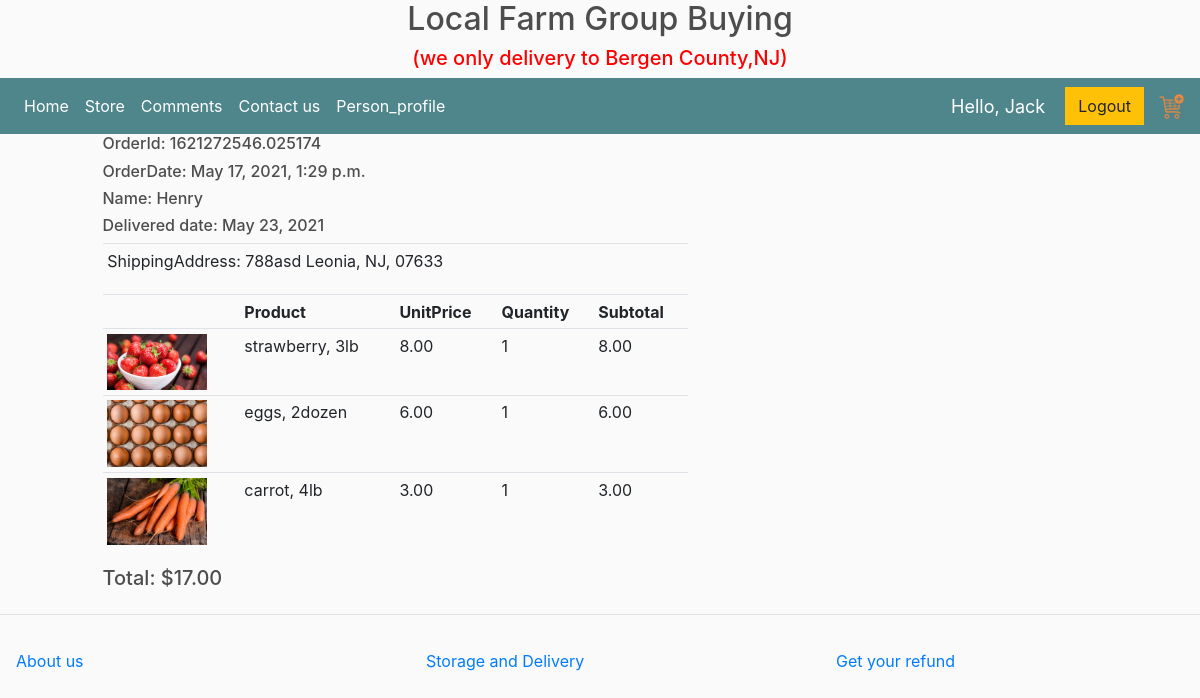
Page /order/43/ (signed in) on the committed database.
### store/models.py (models this page shows, shortened)
class Order(models.Model):
	customer = models.ForeignKey(Customer, on_delete=models.SET_NULL, null=True, blank=True)
	date_ordered = models.DateTimeField(max_length=100, null=True)
	complete = models.BooleanField(default=False)
	transaction_id = models.CharField(max_length=100, null=True)
	delivered = models.BooleanField(default=False)
	delivered_date = models.DateField(max_length=100, null=True,blank=True)
	@property
	def get_cart_total(self):
		orderitems = self.orderitem_set.all()
		total = sum([item.get_total for item in orderitems])
		return total

class Customer(models.Model):
    user = models.OneToOneField(User, null=True, blank=True, on_delete=models.CASCADE)
    name = models.CharField(max_length=200, null=True)
    email = models.EmailField(max_length=200)
    phone = PhoneNumberField()
    profile_pic = models.ImageField(default='touxiang.jpg', null=True, blank=True)
    def __str__(self):
        return self.name

class ShippingAddress(models.Model):
	customer = models.ForeignKey(Customer, on_delete=models.SET_NULL, null=True)
	order = models.ForeignKey(Order, on_delete=models.SET_NULL, null=True)
	address = models.CharField(max_length=200, null=False)
	city = models.CharField(max_length=200, null=False)
	state = models.CharField(max_length=200, null=False)
	zipcode = models.CharField(max_length=200, null=False)

class OrderItem(models.Model):
	product = models.ForeignKey(Product, on_delete=models.SET_NULL, null=True)
	order = models.ForeignKey(Order,  on_delete=models.SET_NULL, null=True)
	quantity = models.IntegerField(default=0, null=True, blank=True)
	@property
	def get_total(self):
		total = self.product.price * self.quantity
		return total

class Product(models.Model):
	CATEGORY = (
		('Vegetables', 'Vegetables'),
		('Fruits', 'Fruits'),
		('Eggs', 'Eggs'),
	)
	name = models.CharField(max_length=200)
	category = models.CharField(max_length=200, null=True, choices=CATEGORY)
	price = models.FloatField()
	describe = models.CharField(max_length=1000)
	image = models.ImageField(null=True, blank=True)
	def __str__(self):
		return self.name
	@property
	def imageURL(self):
		try:
			url = self.image.url
		except:
			url = ''
		return url

### store/decorators.py (the view)
		def wrapper_func(request, *args, **kwargs):
			group = None
			if request.user.groups.exists():
				group = request.user.groups.all()[0].name
			if group in allowed_roles:
				return view_func(request, *args, **kwargs)
			else:
				return HttpResponse('You are not authorized')

### store/views.py (called while the page is built)
@login_required(login_url='login')
@allowed_users(allowed_roles=['customer'])
def order(request, pk_test):
	order = Order.objects.get(id=pk_test)
	items = order.orderitem_set.all()
	ads = order.shippingaddress_set.all()
	context = {'order': order, 'items': items, 'ads': ads}
	return render(request, 'store/order.html', context)

### store/templates/store/order.html
{%  extends 'store/mainin.html' %}
{% load static %}
{% block content%}
<div class="row">
	<div class="col-md-1">
	</div>
	<div class="col-md-6">
		<h6>OrderId: {{order.transaction_id}}</h6>
        <h6>OrderDate: {{order.date_ordered}}</h6>
		<h6>Name: {{order.customer}}</h6>
		<h6>Delivered date: {{order.delivered_date}}</h6>
			<table class="table table-sm">
				{% for ad in ads %}
				<tr>
					    <td>ShippingAddress: {{ad.address}} {{ad.city}}, {{ad.state}}, {{ad.zipcode}}</td>
				{% endfor %}
            </table>
	</div>
</div>
<div class="row">
	<div class="col-md-1">
	</div>
	<div class="col-md-6">
			<table class="table table-sm">
				<tr>
					<th></th>
					<th>Product</th>
					<th>UnitPrice</th>
					<th>Quantity</th>
					<th>Subtotal</th>
				</tr>
				{% for i in items %}
				<tr>
					    <td> <img class="row-image" src="{{i.product.imageURL}}"></td>
                        <td>{{i.product}}</td>
					    <td>{{i.product.price|floatformat:2}}</td>
					    <td>{{i.quantity}}</td>
					    <td>{{i.get_total|floatformat:2}}</td>
					</tr>
				{% endfor %}
			</table>
			<h5>Total: ${{order.get_cart_total|floatformat:2}}</h5>
	</div>
</div>
{% endblock %}

### store/templates/store/navbarin.html (shortened to what this page needs)
{% load static %}
<nav class="navbar navbar-expand-lg navbar-dark bg-dark">
    <div class="collapse navbar-collapse" id="navbarSupportedContent">
	    <ul class="navbar-nav mr-auto">
	      <li class="nav-item active">
	        <a class="nav-link" href="{% url 'homein' %}">Home </a>
	      </li>
              <li class="nav-item active">
	        <a class="nav-link" href="{% url 'storein' %}">Store</a>
			</li>
	      <li class="nav-item active">
	        <a class="nav-link" href="{% url 'commentsin' %}">Comments</a>
	      </li>
            <li class="nav-item active">
	        <a class="nav-link" href="{% url 'contactin' %}">Contact us</a>
	      </li>
			{% if request.user.is_staff %}
			 <li class="nav-item active">
	        <a class="nav-link" href="{% url 'dashboard' %}">Control Panel</a>
	      </li>
			{% else %}
			<li class="nav-item active">
	        <a class="nav-link" href="{% url 'customer_setting' %}">Person_profile</a>
	      </li>
			{% endif %}
	    </ul>
        <div class="form-inline my-2 my-lg-0">
	     	<span class="hello-msg">Hello, {{request.user}}</span>
	    </div>
	    <div class="form-inline my-2 my-lg-0">
	     	<a href="{% url 'logout' %}"class="btn btn-warning">Logout</a>
			{% if request.user.customer %}
	     	<a href="{% url 'cart' %}">
	    		<img  id="cart-icon" src="{% static 'images/cart.png' %}">
	    	</a>
			{% endif %}
	    </div>
       </div>
	 </nav>

### static/css/main.css (style rules this page uses)
body { background-color: hsl(0, 0%, 98%); }
h1,h2,h3,h4,h5,h6 { color:hsl(0, 0%, 30%); }
.bg-dark { background-color: #4f868c!important; }
#cart-icon { width:25px; display: inline-block; margin-left: 15px; }
.btn { border-radius: 0; }
.row-image { width: 100px; }

### store/templates/store/navbarin.html (style rules this page uses)
.hello-msg { font-size: 18px; color: #fff; margin-right: 20px; }

### rows in the picture
Order: transaction_id "1621272546.025174", date_ordered "May 17, 2021, 1:29 p.m.", customer "Henry", delivered_date "May 23, 2021", get_cart_total "17.00"
ShippingAddress: address "788asd", city "Leonia", state "NJ", zipcode "07633"
OrderItem: product.imageURL (picture), product "strawberry, 3lb", product.price "8.00", quantity "1", get_total "8.00"
OrderItem: product.imageURL (picture), product "eggs, 2dozen", product.price "6.00", quantity "1", get_total "6.00"
OrderItem: product.imageURL (picture), product "carrot, 4lb", product.price "3.00", quantity "1", get_total "3.00"

### other values in the picture
{{ request.user }} "Jack"
